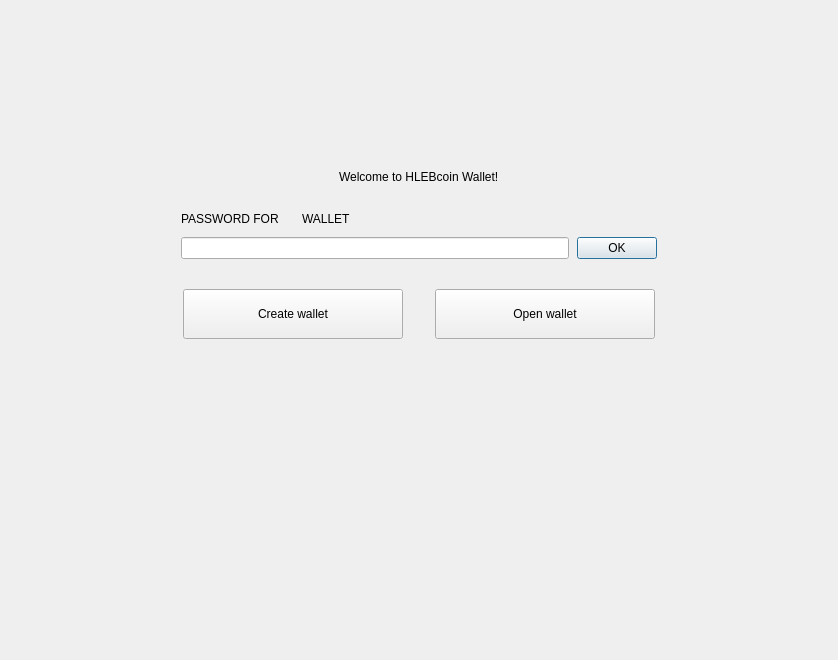
<?xml version="1.0" encoding="UTF-8"?>
<ui version="4.0">
 <class>NoWalletFrame</class>
 <widget class="QFrame" name="NoWalletFrame">
  <property name="geometry">
   <rect>
    <x>0</x>
    <y>0</y>
    <width>838</width>
    <height>660</height>
   </rect>
  </property>
  <property name="windowTitle">
   <string>Frame</string>
  </property>
  <property name="frameShape">
   <enum>QFrame::NoFrame</enum>
  </property>
  <property name="frameShadow">
   <enum>QFrame::Raised</enum>
  </property>
  <layout class="QVBoxLayout" name="verticalLayout">
   <property name="spacing">
    <number>0</number>
   </property>
   <property name="leftMargin">
    <number>0</number>
   </property>
   <property name="topMargin">
    <number>0</number>
   </property>
   <property name="rightMargin">
    <number>0</number>
   </property>
   <property name="bottomMargin">
    <number>0</number>
   </property>
   <item>
    <spacer name="verticalSpacer">
     <property name="orientation">
      <enum>Qt::Vertical</enum>
     </property>
     <property name="sizeType">
      <enum>QSizePolicy::Fixed</enum>
     </property>
     <property name="sizeHint" stdset="0">
      <size>
       <width>20</width>
       <height>170</height>
      </size>
     </property>
    </spacer>
   </item>
   <item alignment="Qt::AlignHCenter">
    <widget class="WalletGui::WalletHeaderLabel" name="m_welcomeLabel">
     <property name="text">
      <string>Welcome to HLEBcoin Wallet!</string>
     </property>
    </widget>
   </item>
   <item>
    <spacer name="verticalSpacer_4">
     <property name="orientation">
      <enum>Qt::Vertical</enum>
     </property>
     <property name="sizeType">
      <enum>QSizePolicy::Fixed</enum>
     </property>
     <property name="sizeHint" stdset="0">
      <size>
       <width>20</width>
       <height>25</height>
      </size>
     </property>
    </spacer>
   </item>
   <item alignment="Qt::AlignHCenter">
    <widget class="QFrame" name="m_passwordFrame">
     <property name="minimumSize">
      <size>
       <width>476</width>
       <height>0</height>
      </size>
     </property>
     <property name="maximumSize">
      <size>
       <width>338</width>
       <height>16777215</height>
      </size>
     </property>
     <property name="frameShape">
      <enum>QFrame::NoFrame</enum>
     </property>
     <property name="frameShadow">
      <enum>QFrame::Raised</enum>
     </property>
     <layout class="QVBoxLayout" name="verticalLayout_2">
      <property name="spacing">
       <number>8</number>
      </property>
      <property name="leftMargin">
       <number>0</number>
      </property>
      <property name="topMargin">
       <number>0</number>
      </property>
      <property name="rightMargin">
       <number>0</number>
      </property>
      <property name="bottomMargin">
       <number>0</number>
      </property>
      <item>
       <layout class="QHBoxLayout" name="horizontalLayout_4">
        <item>
         <widget class="QLabel" name="m_passwordTextLabel">
          <property name="sizePolicy">
           <sizepolicy hsizetype="Maximum" vsizetype="Preferred">
            <horstretch>0</horstretch>
            <verstretch>0</verstretch>
           </sizepolicy>
          </property>
          <property name="styleSheet">
           <string notr="true">[errorState=&quot;true&quot;] {
  color: #ef3131;
}</string>
          </property>
          <property name="text">
           <string>PASSWORD FOR</string>
          </property>
         </widget>
        </item>
        <item>
         <widget class="QLabel" name="m_walletNameLabel">
          <property name="text">
           <string/>
          </property>
         </widget>
        </item>
        <item>
         <widget class="QLabel" name="m_walletTextLabel">
          <property name="text">
           <string>WALLET</string>
          </property>
         </widget>
        </item>
        <item>
         <spacer name="horizontalSpacer_4">
          <property name="orientation">
           <enum>Qt::Horizontal</enum>
          </property>
          <property name="sizeHint" stdset="0">
           <size>
            <width>40</width>
            <height>20</height>
           </size>
          </property>
         </spacer>
        </item>
       </layout>
      </item>
      <item>
       <layout class="QHBoxLayout" name="horizontalLayout_5">
        <item>
         <widget class="QLineEdit" name="m_passwordEdit">
          <property name="sizePolicy">
           <sizepolicy hsizetype="Expanding" vsizetype="Fixed">
            <horstretch>0</horstretch>
            <verstretch>0</verstretch>
           </sizepolicy>
          </property>
          <property name="styleSheet">
           <string notr="true">[errorState=&quot;true&quot;] {
  border-color: #ef3131;
}</string>
          </property>
          <property name="echoMode">
           <enum>QLineEdit::Password</enum>
          </property>
         </widget>
        </item>
        <item>
         <widget class="WalletGui::WalletOkButton" name="m_okButton">
          <property name="enabled">
           <bool>true</bool>
          </property>
          <property name="text">
           <string>OK</string>
          </property>
          <property name="default">
           <bool>true</bool>
          </property>
         </widget>
        </item>
       </layout>
      </item>
     </layout>
    </widget>
   </item>
   <item>
    <spacer name="verticalSpacer_2">
     <property name="orientation">
      <enum>Qt::Vertical</enum>
     </property>
     <property name="sizeType">
      <enum>QSizePolicy::Fixed</enum>
     </property>
     <property name="sizeHint" stdset="0">
      <size>
       <width>20</width>
       <height>30</height>
      </size>
     </property>
    </spacer>
   </item>
   <item>
    <layout class="QHBoxLayout" name="horizontalLayout">
     <property name="spacing">
      <number>0</number>
     </property>
     <item>
      <spacer name="horizontalSpacer_2">
       <property name="orientation">
        <enum>Qt::Horizontal</enum>
       </property>
       <property name="sizeHint" stdset="0">
        <size>
         <width>40</width>
         <height>20</height>
        </size>
       </property>
      </spacer>
     </item>
     <item>
      <widget class="WalletGui::WalletLargeBlueButton" name="m_createWalletButton">
       <property name="sizePolicy">
        <sizepolicy hsizetype="Fixed" vsizetype="Fixed">
         <horstretch>0</horstretch>
         <verstretch>0</verstretch>
        </sizepolicy>
       </property>
       <property name="minimumSize">
        <size>
         <width>220</width>
         <height>50</height>
        </size>
       </property>
       <property name="maximumSize">
        <size>
         <width>220</width>
         <height>50</height>
        </size>
       </property>
       <property name="text">
        <string>Create wallet</string>
       </property>
      </widget>
     </item>
     <item>
      <spacer name="horizontalSpacer">
       <property name="orientation">
        <enum>Qt::Horizontal</enum>
       </property>
       <property name="sizeType">
        <enum>QSizePolicy::Fixed</enum>
       </property>
       <property name="sizeHint" stdset="0">
        <size>
         <width>32</width>
         <height>20</height>
        </size>
       </property>
      </spacer>
     </item>
     <item>
      <widget class="WalletGui::WalletLargeBlueButton" name="m_openWalletButton">
       <property name="sizePolicy">
        <sizepolicy hsizetype="Fixed" vsizetype="Fixed">
         <horstretch>0</horstretch>
         <verstretch>0</verstretch>
        </sizepolicy>
       </property>
       <property name="minimumSize">
        <size>
         <width>220</width>
         <height>50</height>
        </size>
       </property>
       <property name="maximumSize">
        <size>
         <width>220</width>
         <height>50</height>
        </size>
       </property>
       <property name="text">
        <string>Open wallet</string>
       </property>
      </widget>
     </item>
     <item>
      <spacer name="horizontalSpacer_3">
       <property name="orientation">
        <enum>Qt::Horizontal</enum>
       </property>
       <property name="sizeHint" stdset="0">
        <size>
         <width>40</width>
         <height>20</height>
        </size>
       </property>
      </spacer>
     </item>
    </layout>
   </item>
   <item>
    <spacer name="verticalSpacer_3">
     <property name="orientation">
      <enum>Qt::Vertical</enum>
     </property>
     <property name="sizeHint" stdset="0">
      <size>
       <width>20</width>
       <height>376</height>
      </size>
     </property>
    </spacer>
   </item>
  </layout>
 </widget>
 <customwidgets>
  <customwidget>
   <class>WalletGui::WalletOkButton</class>
   <extends>QPushButton</extends>
   <header>Gui/Common/WalletOkButton.h</header>
  </customwidget>
  <customwidget>
   <class>WalletGui::WalletHeaderLabel</class>
   <extends>QLabel</extends>
   <header>Gui/Common/WalletTextLabel.h</header>
  </customwidget>
  <customwidget>
   <class>WalletGui::WalletLargeBlueButton</class>
   <extends>QPushButton</extends>
   <header>Gui/Common/WalletBlueButton.h</header>
  </customwidget>
 </customwidgets>
 <resources/>
 <connections>
  <connection>
   <sender>m_okButton</sender>
   <signal>clicked()</signal>
   <receiver>NoWalletFrame</receiver>
   <slot>okClicked()</slot>
   <hints>
    <hint type="sourcelabel">
     <x>498</x>
     <y>266</y>
    </hint>
    <hint type="destinationlabel">
     <x>418</x>
     <y>329</y>
    </hint>
   </hints>
  </connection>
  <connection>
   <sender>m_passwordEdit</sender>
   <signal>textChanged(QString)</signal>
   <receiver>NoWalletFrame</receiver>
   <slot>passwordChanged(QString)</slot>
   <hints>
    <hint type="sourcelabel">
     <x>374</x>
     <y>265</y>
    </hint>
    <hint type="destinationlabel">
     <x>418</x>
     <y>329</y>
    </hint>
   </hints>
  </connection>
  <connection>
   <sender>m_passwordEdit</sender>
   <signal>returnPressed()</signal>
   <receiver>m_okButton</receiver>
   <slot>click()</slot>
   <hints>
    <hint type="sourcelabel">
     <x>374</x>
     <y>265</y>
    </hint>
    <hint type="destinationlabel">
     <x>616</x>
     <y>256</y>
    </hint>
   </hints>
  </connection>
 </connections>
 <slots>
  <signal>createWalletClickedSignal()</signal>
  <signal>openWalletClickedSignal()</signal>
  <slot>okClicked()</slot>
  <slot>passwordChanged(QString)</slot>
 </slots>
</ui>
